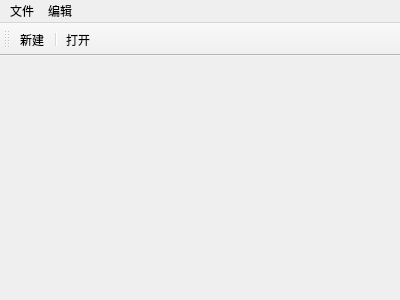
<?xml version="1.0" encoding="UTF-8"?>
<ui version="4.0">
 <class>MainWindow</class>
 <widget class="QMainWindow" name="MainWindow">
  <property name="geometry">
   <rect>
    <x>0</x>
    <y>0</y>
    <width>400</width>
    <height>300</height>
   </rect>
  </property>
  <property name="windowTitle">
   <string>MainWindow</string>
  </property>
  <widget class="QWidget" name="centralWidget"/>
  <widget class="QMenuBar" name="menuBar">
   <property name="geometry">
    <rect>
     <x>0</x>
     <y>0</y>
     <width>400</width>
     <height>26</height>
    </rect>
   </property>
   <widget class="QMenu" name="menu">
    <property name="title">
     <string>文件</string>
    </property>
    <addaction name="actionNew"/>
    <addaction name="separator"/>
    <addaction name="actionOpen"/>
   </widget>
   <widget class="QMenu" name="menu_2">
    <property name="title">
     <string>编辑</string>
    </property>
   </widget>
   <addaction name="menu"/>
   <addaction name="menu_2"/>
  </widget>
  <widget class="QToolBar" name="mainToolBar">
   <attribute name="toolBarArea">
    <enum>TopToolBarArea</enum>
   </attribute>
   <attribute name="toolBarBreak">
    <bool>false</bool>
   </attribute>
   <addaction name="actionNew"/>
   <addaction name="separator"/>
   <addaction name="actionOpen"/>
  </widget>
  <action name="actionNew">
   <property name="text">
    <string>新建</string>
   </property>
  </action>
  <action name="actionOpen">
   <property name="text">
    <string>打开</string>
   </property>
  </action>
 </widget>
 <layoutdefault spacing="6" margin="11"/>
 <resources/>
 <connections/>
</ui>
